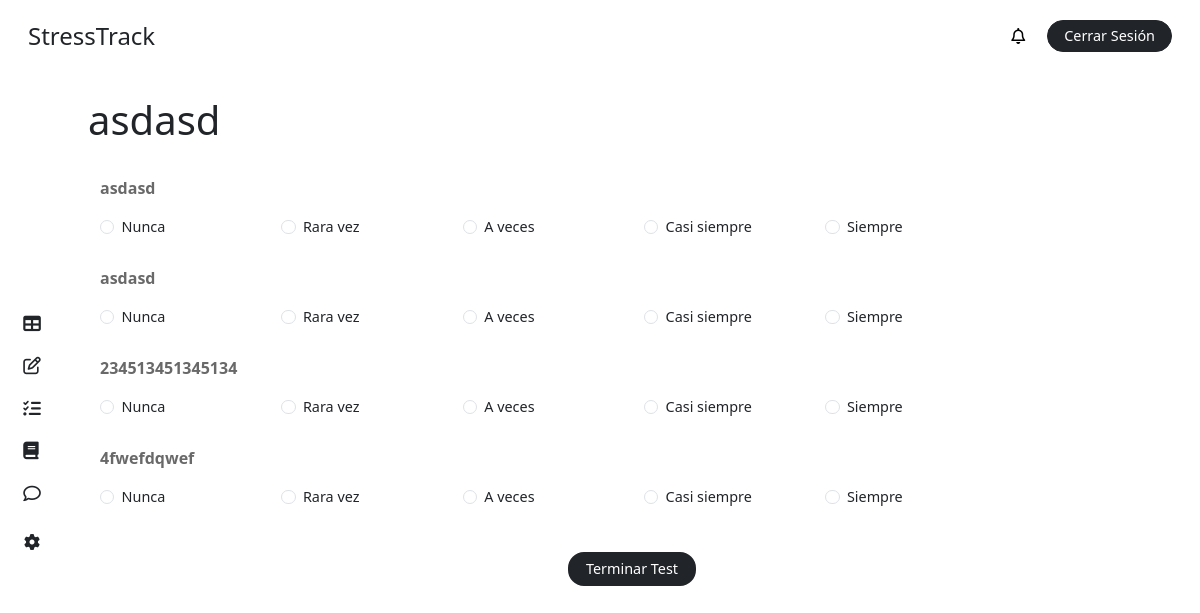
The app's page /test/15/ (signed in) with its own data.
### stress/models.py (models this page shows, shortened)
class Test(models.Model):
    title = models.CharField(max_length=255)
    Team = models.ManyToManyField(Team, related_name='tests')
    course = models.ForeignKey(Course, on_delete=models.CASCADE, related_name='tests', default='2')

class Question(models.Model):
    description = models.CharField(max_length=255)
    test = models.ForeignKey(Test, on_delete=models.CASCADE, related_name='questions')

### stress/views.py (the view, shortened to what this page needs)
# urls.py: path('test/<int:test_id>/', views.test, name = 'test'),
@login_required
def test(request, test_id):
    user = request.user
    test = get_object_or_404(Test, id = test_id)
    questions = test.questions.all()
    context = {
        'role': request.user.role,
        'questions': questions,
        'test': test,
        'opts': Option.choices,
        'notifications': user.notifications.all(),
        'unread_notifications': user.notifications.filter(is_read=False).count(),
    }
    return render(request, 'test/test_exe.html', context)

### stress/templates/test/test_exe.html (shortened to what this page needs)
{% extends "base/dashboard_base.html" %}
{% block content %}
{% include "elements/dashboard_sidebar.html" with role=role %}
<main class="main container p-4">
    <h1 class="">{{ test.title }}</h1>
    <form id="test-form" method="POST" class="container my-4">
        {% for question in questions %}
            <label class="fw-semibold my-2 text-title-gris">
                {{ question.description }}
            </label>
            <div class="row mt-2">
                {% for option_value, option_label in opts %}
                    <div class="col-12 col-sm-6 col-md-4 col-lg-2 mb-3">
                        <div class="form-check fs-7">
                            <input class="form-check-input" type="radio"
                                   name="question_{{ question.id }}"
                                   value="{{ option_value }}"
                                   id="option_{{ question.id }}_{{ option_value }}">
                            <label class="form-check-label" for="option_{{ question.id }}_{{ option_value }}">
                                {{ option_label }}
                            </label>
                        </div>
                    </div>
                {% endfor %}
            </div>
        {% endfor%}
        <div class="text-center pt-4">
            <button type="submit" class="text-white text-decoration-none fs-7 py-1 bg-dark px-3 border border-2 border-dark rounded-4">Terminar Test</button>
        </div>
    </form>
</main>
{% endblock %}

### stress/static/css/main.css (style rules this page uses)
body { height: 100vh; margin: 0; padding: 0; display: grid; grid-template-columns: 4rem 1fr; grid-template-rows: 4.5rem 1fr; grid-template-areas: "header header" "side main"; gap: 0; background-color: white; }
.main { grid-area: main; overflow-y: auto; }
.fs-7 { font-size: .9rem; }
.text-title-gris { color: #696969; }

### records on screen
Test: title "asdasd"
Question: description "asdasd", opts "Nunca" "Rara vez" "A veces" "Casi siempre" "Siempre"
Question: description "asdasd", opts "Nunca" "Rara vez" "A veces" "Casi siempre" "Siempre"
Question: description "234513451345134", opts "Nunca" "Rara vez" "A veces" "Casi siempre" "Siempre"
Question: description "4fwefdqwef", opts "Nunca" "Rara vez" "A veces" "Casi siempre" "Siempre"
